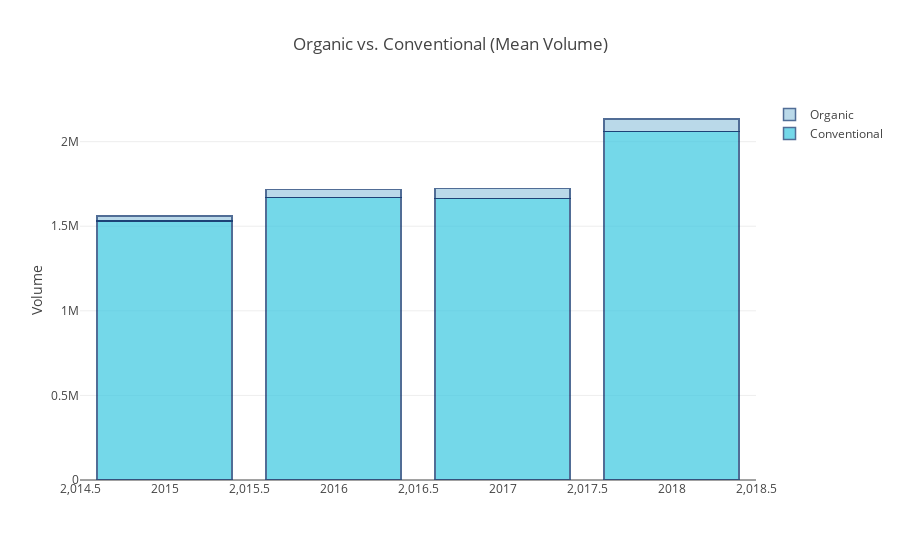

This figure's notebook cell:
### Code cell
con=df[df['type']=='conventional'].groupby('year')['Total Volume'].agg('mean')
org=df[df['type']=='organic'].groupby('year')['Total Volume'].agg('mean')

trace1=go.Bar(x=con.index,y=con,name="Conventional",
             marker=dict(
        color='rgb(58,200,225)',
        line=dict(
            color='rgb(8,48,107)',
            width=1.5),
        ),
    opacity=0.7)

trace2=go.Bar(x=con.index,y=org,name="Organic",
             marker=dict(
        color='rgb(158,202,225)',
        line=dict(
            color='rgb(8,48,107)',
            width=1.5),
        ),
    opacity=0.7)

data=[trace1,trace2]

layout=go.Layout(barmode="stack",title="Organic vs. Conventional (Mean Volume)",
                yaxis=dict(title="Volume"))
fig=go.Figure(data=data,layout=layout)
py.iplot(fig)

### Figure 1 — Plotly figure (JSON) as saved in the notebook; plotly's stock layout.template omitted (floating-point values rounded to 4 significant figures)
{"data": [{"marker": {"color": "rgb(58,200,225)", "line": {"color": "rgb(8,48,107)", "width": 1.5}}, "name": "Conventional", "opacity": 0.7, "type": "bar", "uid": "97a239a8-b09c-11e8-85f0-6476ba9ce908", "x": [2015, 2016, 2017, 2018], "y": [1530000.0, 1670000.0, 1665000.0, 2059000.0]}, {"marker": {"color": "rgb(158,202,225)", "line": {"color": "rgb(8,48,107)", "width": 1.5}}, "name": "Organic", "opacity": 0.7, "type": "bar", "uid": "97a23b8a-b09c-11e8-9958-6476ba9ce908", "x": [2015, 2016, 2017, 2018], "y": [31660.0, 46520.0, 58790.0, 74900.0]}], "layout": {"barmode": "stack", "title": "Organic vs. Conventional (Mean Volume)", "yaxis": {"title": "Volume"}}}
